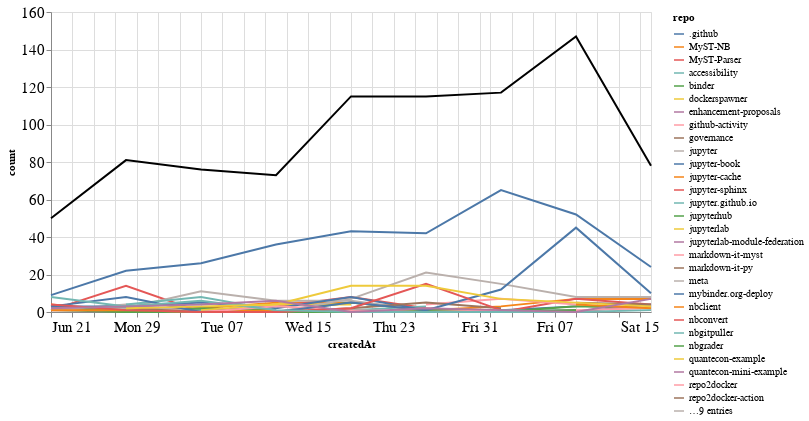

Here is the notebook cell this chart was saved with:
### Markdown cell above
## Comments

### Code cell
comments_time = comments.groupby('repo').resample('W', on='createdAt').count()['author'].reset_index()
comments_time = comments_time.rename(columns={'author': 'count'})
comments_time_total = comments_time.groupby('createdAt').agg({"count": "sum"}).reset_index()
ch1 = alt.Chart(comments_time, width=600).mark_line().encode(
    x='createdAt',
    y='count',
    color='repo',
    tooltip="repo"
)

ch2 = alt.Chart(comments_time_total, width=600).mark_line(color="black").encode(
    x='createdAt',
    y='count',
)

ch1 + ch2

### Figure 1 — Vega-Lite specification as saved in the notebook (floating-point values rounded to 4 significant figures; data arrays with more than 128 entries replaced by an {"elided": "..."} marker saying what was removed)
{"config": {"axisLeft": {"labelFontSize": 15}, "axisBottom": {"labelFontSize": 15}}, "layer": [{"data": {"name": "data-1aeaa2b3f78f310ffd6b5aa9086b8a7c"}, "mark": "line", "encoding": {"color": {"type": "nominal", "field": "repo"}, "tooltip": {"type": "nominal", "field": "repo"}, "x": {"type": "temporal", "field": "createdAt"}, "y": {"type": "quantitative", "field": "count"}}, "width": 600}, {"data": {"name": "data-93af7abd1bbce8501a5b1870d1893dc2"}, "mark": {"type": "line", "color": "black"}, "encoding": {"x": {"type": "temporal", "field": "createdAt"}, "y": {"type": "quantitative", "field": "count"}}, "width": 600}], "$schema": "https://vega.github.io/schema/vega-lite/v4.8.1.json", "datasets": {"data-1aeaa2b3f78f310ffd6b5aa9086b8a7c": {"elided": "184 records"}, "data-93af7abd1bbce8501a5b1870d1893dc2": [{"createdAt": "2020-06-21T00:00:00", "count": 50}, {"createdAt": "2020-06-28T00:00:00", "count": 81}, {"createdAt": "2020-07-05T00:00:00", "count": 76}, {"createdAt": "2020-07-12T00:00:00", "count": 73}, {"createdAt": "2020-07-19T00:00:00", "count": 115}, {"createdAt": "2020-07-26T00:00:00", "count": 115}, {"createdAt": "2020-08-02T00:00:00", "count": 117}, {"createdAt": "2020-08-09T00:00:00", "count": 147}, {"createdAt": "2020-08-16T00:00:00", "count": 78}]}}
